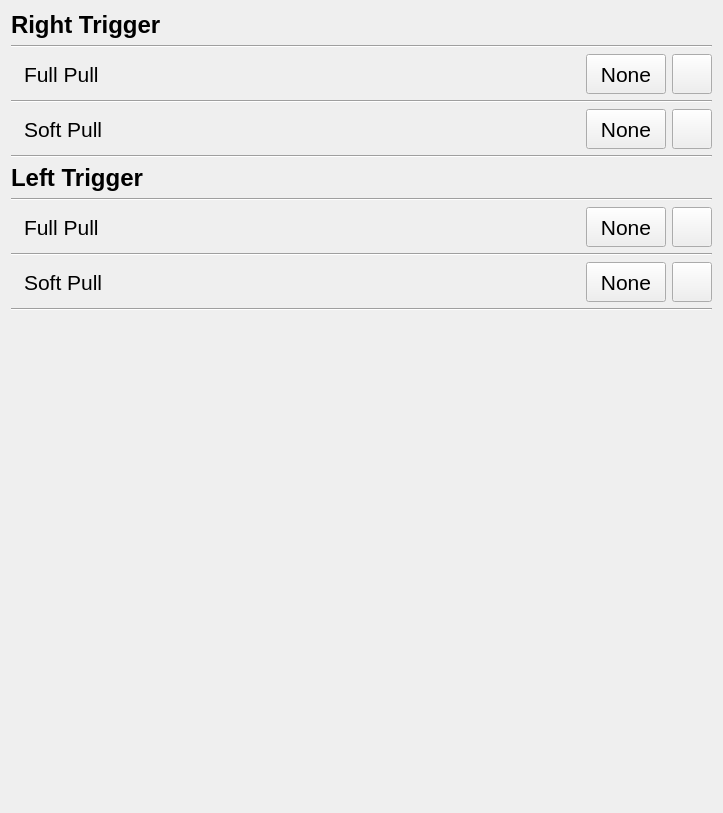
                <widget class="QWidget" name="scrollAreaWidgetContents_3">
                 <property name="geometry">
                  <rect>
                   <x>0</x>
                   <y>0</y>
                   <width>723</width>
                   <height>813</height>
                  </rect>
                 </property>
                 <layout class="QVBoxLayout" name="verticalLayout_11">
                  <item>
                   <widget class="QLabel" name="label_31">
                    <property name="font">
                     <font>
                      <pointsize>18</pointsize>
                      <weight>75</weight>
                      <bold>true</bold>
                     </font>
                    </property>
                    <property name="text">
                     <string>Right Trigger</string>
                    </property>
                   </widget>
                  </item>
                  <item>
                   <widget class="Line" name="line_25">
                    <property name="orientation">
                     <enum>Qt::Horizontal</enum>
                    </property>
                   </widget>
                  </item>
                  <item>
                   <layout class="QHBoxLayout" name="hblZRF">
                    <item>
                     <widget class="QLabel" name="label_33">
                      <property name="maximumSize">
                       <size>
                        <width>40</width>
                        <height>40</height>
                       </size>
                      </property>
                      <property name="toolTip">
                       <string>&lt;html&gt;&lt;head/&gt;&lt;body&gt;&lt;p&gt;ZRF&lt;/p&gt;&lt;/body&gt;&lt;/html&gt;</string>
                      </property>
                      <property name="text">
                       <string/>
                      </property>
                      <property name="pixmap">
                       <pixmap>icons/controls/switch/Switch_RT.png</pixmap>
                      </property>
                      <property name="scaledContents">
                       <bool>true</bool>
                      </property>
                     </widget>
                    </item>
                    <item>
                     <widget class="QLabel" name="label_34">
                      <property name="font">
                       <font>
                        <pointsize>16</pointsize>
                       </font>
                      </property>
                      <property name="text">
                       <string>Full Pull</string>
                      </property>
                     </widget>
                    </item>
                    <item>
                     <spacer name="horizontalSpacer_24">
                      <property name="orientation">
                       <enum>Qt::Horizontal</enum>
                      </property>
                      <property name="sizeHint" stdset="0">
                       <size>
                        <width>40</width>
                        <height>20</height>
                       </size>
                      </property>
                     </spacer>
                    </item>
                    <item>
                     <widget class="QPushButton" name="pbZRF">
                      <property name="minimumSize">
                       <size>
                        <width>40</width>
                        <height>40</height>
                       </size>
                      </property>
                      <property name="font">
                       <font>
                        <pointsize>16</pointsize>
                       </font>
                      </property>
                      <property name="text">
                       <string>None</string>
                      </property>
                      <attribute name="buttonGroup">
                       <string notr="true">bgPickBind</string>
                      </attribute>
                     </widget>
                    </item>
                    <item>
                     <widget class="QPushButton" name="pbZRFSettings">
                      <property name="minimumSize">
                       <size>
                        <width>40</width>
                        <height>40</height>
                       </size>
                      </property>
                      <property name="text">
                       <string/>
                      </property>
                      <property name="icon">
                       <iconset>
                        <normaloff>icons/cogwheel.png</normaloff>icons/cogwheel.png</iconset>
                      </property>
                      <property name="iconSize">
                       <size>
                        <width>24</width>
                        <height>24</height>
                       </size>
                      </property>
                      <attribute name="buttonGroup">
                       <string notr="true">bgLoadInput</string>
                      </attribute>
                     </widget>
                    </item>
                   </layout>
                  </item>
                  <item>
                   <widget class="Line" name="line_26">
                    <property name="orientation">
                     <enum>Qt::Horizontal</enum>
                    </property>
                   </widget>
                  </item>
                  <item>
                   <layout class="QHBoxLayout" name="hblZR">
                    <item>
                     <widget class="QLabel" name="label_35">
                      <property name="maximumSize">
                       <size>
                        <width>40</width>
                        <height>40</height>
                       </size>
                      </property>
                      <property name="toolTip">
                       <string>&lt;html&gt;&lt;head/&gt;&lt;body&gt;&lt;p&gt;ZR&lt;/p&gt;&lt;/body&gt;&lt;/html&gt;</string>
                      </property>
                      <property name="text">
                       <string/>
                      </property>
                      <property name="pixmap">
                       <pixmap>icons/controls/switch/Switch_RT.png</pixmap>
                      </property>
                      <property name="scaledContents">
                       <bool>true</bool>
                      </property>
                     </widget>
                    </item>
                    <item>
                     <widget class="QLabel" name="label_36">
                      <property name="font">
                       <font>
                        <pointsize>16</pointsize>
                       </font>
                      </property>
                      <property name="text">
                       <string>Soft Pull</string>
                      </property>
                     </widget>
                    </item>
                    <item>
                     <spacer name="horizontalSpacer_25">
                      <property name="orientation">
                       <enum>Qt::Horizontal</enum>
                      </property>
                      <property name="sizeHint" stdset="0">
                       <size>
                        <width>40</width>
                        <height>20</height>
                       </size>
                      </property>
                     </spacer>
                    </item>
                    <item>
                     <widget class="QPushButton" name="pbZR">
                      <property name="minimumSize">
                       <size>
                        <width>40</width>
                        <height>40</height>
                       </size>
                      </property>
                      <property name="font">
                       <font>
                        <pointsize>16</pointsize>
                       </font>
                      </property>
                      <property name="text">
                       <string>None</string>
                      </property>
                      <attribute name="buttonGroup">
                       <string notr="true">bgPickBind</string>
                      </attribute>
                     </widget>
                    </item>
                    <item>
                     <widget class="QPushButton" name="pbZRSettings">
                      <property name="minimumSize">
                       <size>
                        <width>40</width>
                        <height>40</height>
                       </size>
                      </property>
                      <property name="text">
                       <string/>
                      </property>
                      <property name="icon">
                       <iconset>
                        <normaloff>icons/cogwheel.png</normaloff>icons/cogwheel.png</iconset>
                      </property>
                      <property name="iconSize">
                       <size>
                        <width>24</width>
                        <height>24</height>
                       </size>
                      </property>
                      <attribute name="buttonGroup">
                       <string notr="true">bgLoadInput</string>
                      </attribute>
                     </widget>
                    </item>
                   </layout>
                  </item>
                  <item>
                   <widget class="Line" name="line_27">
                    <property name="orientation">
                     <enum>Qt::Horizontal</enum>
                    </property>
                   </widget>
                  </item>
                  <item>
                   <widget class="QLabel" name="label_41">
                    <property name="font">
                     <font>
                      <pointsize>18</pointsize>
                      <weight>75</weight>
                      <bold>true</bold>
                     </font>
                    </property>
                    <property name="text">
                     <string>Left Trigger</string>
                    </property>
                   </widget>
                  </item>
                  <item>
                   <widget class="Line" name="line_30">
                    <property name="orientation">
                     <enum>Qt::Horizontal</enum>
                    </property>
                   </widget>
                  </item>
                  <item>
                   <layout class="QHBoxLayout" name="hblZLF">
                    <item>
                     <widget class="QLabel" name="label_37">
                      <property name="maximumSize">
                       <size>
                        <width>40</width>
                        <height>40</height>
                       </size>
                      </property>
                      <property name="toolTip">
                       <string>&lt;html&gt;&lt;head/&gt;&lt;body&gt;&lt;p&gt;ZLF&lt;/p&gt;&lt;/body&gt;&lt;/html&gt;</string>
                      </property>
                      <property name="text">
                       <string/>
                      </property>
                      <property name="pixmap">
                       <pixmap>icons/controls/switch/Switch_LT.png</pixmap>
                      </property>
                      <property name="scaledContents">
                       <bool>true</bool>
                      </property>
                     </widget>
                    </item>
                    <item>
                     <widget class="QLabel" name="label_38">
                      <property name="font">
                       <font>
                        <pointsize>16</pointsize>
                       </font>
                      </property>
                      <property name="text">
                       <string>Full Pull</string>
                      </property>
                     </widget>
                    </item>
                    <item>
                     <spacer name="horizontalSpacer_26">
                      <property name="orientation">
                       <enum>Qt::Horizontal</enum>
                      </property>
                      <property name="sizeHint" stdset="0">
                       <size>
                        <width>40</width>
                        <height>20</height>
                       </size>
                      </property>
                     </spacer>
                    </item>
                    <item>
                     <widget class="QPushButton" name="pbZLF">
                      <property name="minimumSize">
                       <size>
                        <width>40</width>
                        <height>40</height>
                       </size>
                      </property>
                      <property name="font">
                       <font>
                        <pointsize>16</pointsize>
                       </font>
                      </property>
                      <property name="text">
                       <string>None</string>
                      </property>
                      <attribute name="buttonGroup">
                       <string notr="true">bgPickBind</string>
                      </attribute>
                     </widget>
                    </item>
                    <item>
                     <widget class="QPushButton" name="pbZLFSettings">
                      <property name="minimumSize">
                       <size>
                        <width>40</width>
                        <height>40</height>
                       </size>
                      </property>
                      <property name="text">
                       <string/>
                      </property>
                      <property name="icon">
                       <iconset>
                        <normaloff>icons/cogwheel.png</normaloff>icons/cogwheel.png</iconset>
                      </property>
                      <property name="iconSize">
                       <size>
                        <width>24</width>
                        <height>24</height>
                       </size>
                      </property>
                      <attribute name="buttonGroup">
                       <string notr="true">bgLoadInput</string>
                      </attribute>
                     </widget>
                    </item>
                   </layout>
                  </item>
                  <item>
                   <widget class="Line" name="line_29">
                    <property name="orientation">
                     <enum>Qt::Horizontal</enum>
                    </property>
                   </widget>
                  </item>
                  <item>
                   <layout class="QHBoxLayout" name="hblZL">
                    <item>
                     <widget class="QLabel" name="label_39">
                      <property name="maximumSize">
                       <size>
                        <width>40</width>
                        <height>40</height>
                       </size>
                      </property>
                      <property name="toolTip">
                       <string>&lt;html&gt;&lt;head/&gt;&lt;body&gt;&lt;p&gt;ZL&lt;/p&gt;&lt;/body&gt;&lt;/html&gt;</string>
                      </property>
                      <property name="text">
                       <string/>
                      </property>
                      <property name="pixmap">
                       <pixmap>icons/controls/switch/Switch_LT.png</pixmap>
                      </property>
                      <property name="scaledContents">
                       <bool>true</bool>
                      </property>
                     </widget>
                    </item>
                    <item>
                     <widget class="QLabel" name="label_40">
                      <property name="font">
                       <font>
                        <pointsize>16</pointsize>
                       </font>
                      </property>
                      <property name="text">
                       <string>Soft Pull</string>
                      </property>
                     </widget>
                    </item>
                    <item>
                     <spacer name="horizontalSpacer_27">
                      <property name="orientation">
                       <enum>Qt::Horizontal</enum>
                      </property>
                      <property name="sizeHint" stdset="0">
                       <size>
                        <width>40</width>
                        <height>20</height>
                       </size>
                      </property>
                     </spacer>
                    </item>
                    <item>
                     <widget class="QPushButton" name="pbZL">
                      <property name="minimumSize">
                       <size>
                        <width>40</width>
                        <height>40</height>
                       </size>
                      </property>
                      <property name="font">
                       <font>
                        <pointsize>16</pointsize>
                       </font>
                      </property>
                      <property name="text">
                       <string>None</string>
                      </property>
                      <attribute name="buttonGroup">
                       <string notr="true">bgPickBind</string>
                      </attribute>
                     </widget>
                    </item>
                    <item>
                     <widget class="QPushButton" name="pbZLSettings">
                      <property name="minimumSize">
                       <size>
                        <width>40</width>
                        <height>40</height>
                       </size>
                      </property>
                      <property name="text">
                       <string/>
                      </property>
                      <property name="icon">
                       <iconset>
                        <normaloff>icons/cogwheel.png</normaloff>icons/cogwheel.png</iconset>
                      </property>
                      <property name="iconSize">
                       <size>
                        <width>24</width>
                        <height>24</height>
                       </size>
                      </property>
                      <attribute name="buttonGroup">
                       <string notr="true">bgLoadInput</string>
                      </attribute>
                     </widget>
                    </item>
                   </layout>
                  </item>
                  <item>
                   <widget class="Line" name="line_28">
                    <property name="orientation">
                     <enum>Qt::Horizontal</enum>
                    </property>
                   </widget>
                  </item>
                  <item>
                   <spacer name="verticalSpacer_7">
                    <property name="orientation">
                     <enum>Qt::Vertical</enum>
                    </property>
                    <property name="sizeHint" stdset="0">
                     <size>
                      <width>20</width>
                      <height>470</height>
                     </size>
                    </property>
                   </spacer>
                  </item>
                 </layout>
                </widget>
